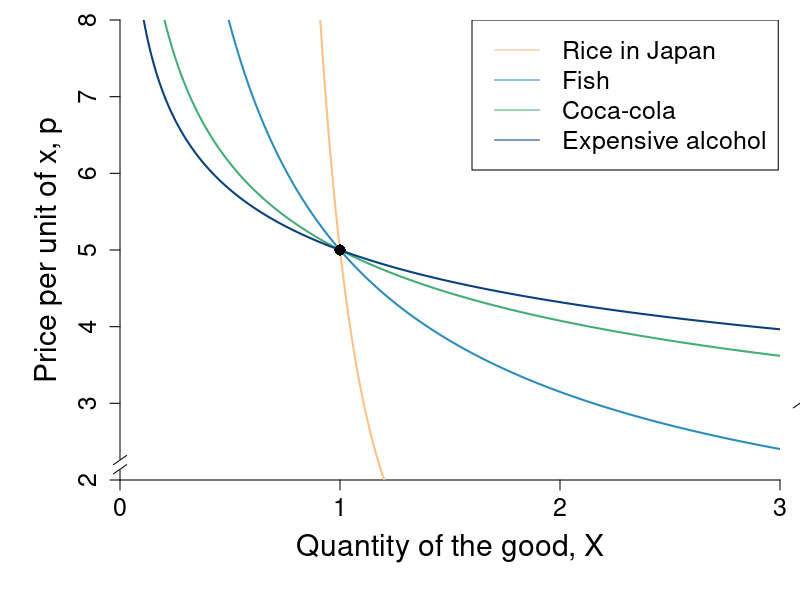

The R source for this figure:
require(shape)
require(plotrix)
require(ggplot2)
#pdf(file = "property_psp1_offerSTEP1.pdf", width = 9, height = 7)
#pdf(file = "property_psp1_offerSTEP2.pdf", width = 9, height = 7)
#pdf(file = "property_psp1_offerSTEP3.pdf", width = 9, height = 7)
#pdf(file = "property_psp1_offerSTEP4.pdf", width = 9, height = 7)
pdf(file = "indmarketdemand/elasticity_fig.pdf", width = 9, height = 7)

#Set parameters for graphics
pointsize <- 1.8
axislabelsize <- 1.8
labelsize <- 1.5
namesize <- 1.8
annotatesize <- 1.5
graphlinewidth <- 2
segmentlinewidth <- 1.5

COL <- c("#7fc97f", "#beaed4", "#fdc086", "#ffff99", "#386cb0", "#f0027f", "#bf5b17", "#666666")
COLA <- c("#99d8c9","#66c2a4","#41ae76", "#238b45", "#005824")
COLB <- c("#4eb3d3", "#2b8cbe", "#0868ac","#084081")

par(mar =  c(6, 6, 1, 1))
xlims <- c(0, 3)
ylims <- c(2, 8)
xlims2 <- c(10, 0)
ylims2 <- c(15, 0)

elasticity1 <- function(x, A, b ) {
  A*x^(1/b)
}

plot(0, 0, xlim = xlims, ylim = ylims, type = "n",
     xlab = "Quantity of the good, X",
     ylab = "Price per unit of x, p", 
     xaxt = "n", 
     yaxt = "n", 
     cex.lab = axislabelsize, 
     bty = "n",
     xaxs="i", 
     yaxs="i")

ticksy <- seq(from = 0, to = 15, by = 1)
ylabels <- seq(from = 0, to = 15, by = 1)
ticksx <- seq(from = 0, to = 10, by = 1)
xlabels <- seq(from = 0, to = 10, by = 1)
axis(1, at = ticksx, pos = 2, labels = xlabels, cex.axis = labelsize)
axis(2, at = ticksy, pos = 0, labels = ylabels, las = 0, cex.axis = labelsize)

axis.break(axis=1,breakpos=NULL,pos=xlims[2],bgcol="white",breakcol="black",
           style="slash",brw=0.02)
axis.break(axis = 2, breakpos = 2.2, pos = 0,
           bgcol = "white", breakcol = "black",
           style = "slash", brw = 0.02)

npts <- 500 
npts2 <- 501

#Specify the sequences of points for graphing. 
xx1 <- seq(xlims[1], xlims[2], length.out = npts)
yy1 <- elasticity1(xx1, A = 5, b = -0.2)
xx2 <- seq(xlims[1], xlims[2], length.out = npts)
yy2 <- elasticity1(xx2, A = 5, b = -1.5)
xx3 <- seq(xlims[1], xlims[2], length.out = npts)
yy3 <- elasticity1(xx3, A = 5, b = -3.4)
xx4 <- seq(xlims[1], xlims[2], length.out = npts)
yy4 <- elasticity1(xx4, A = 5, b = -4.74)

lines(xx1,yy1, col = COL[3], lwd = graphlinewidth)
lines(xx2,yy2, col = COLB[2], lwd = graphlinewidth)
lines(xx3,yy3, col = COLA[3], lwd = graphlinewidth)
lines(xx4,yy4, col = COLB[4], lwd = graphlinewidth)

points(1, 5, pch = 16, col = "black", cex = 1.5)

legend(1.6, 8, 
       legend=c("Rice in Japan", "Fish","Coca-cola","Expensive alcohol"),
       col=c(COL[3], COLB[2],COLA[3],COLB[4]), 
       lty=1, cex=labelsize)


dev.off()
